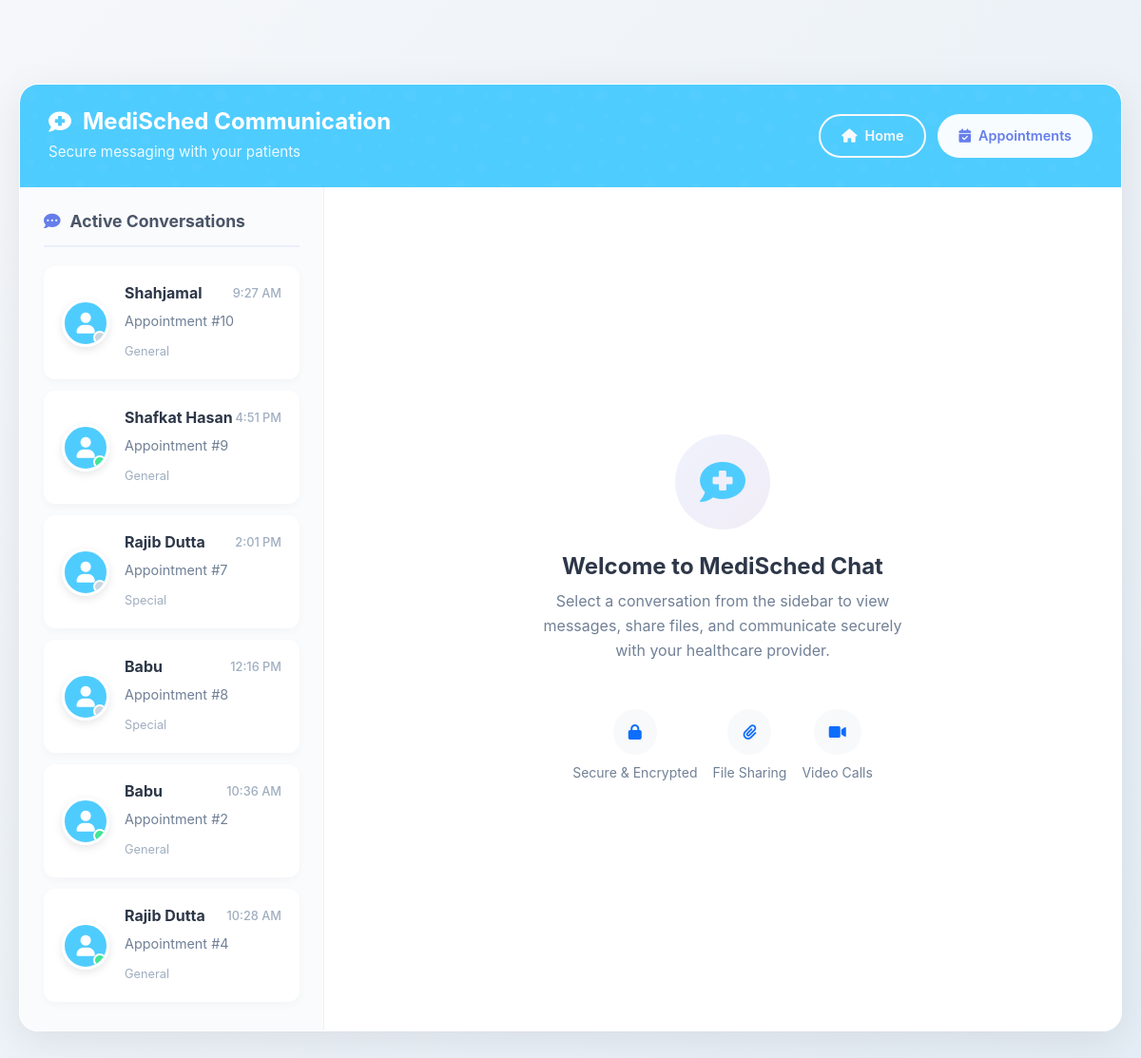
Before: /communication/ (signed in) with the older database file.
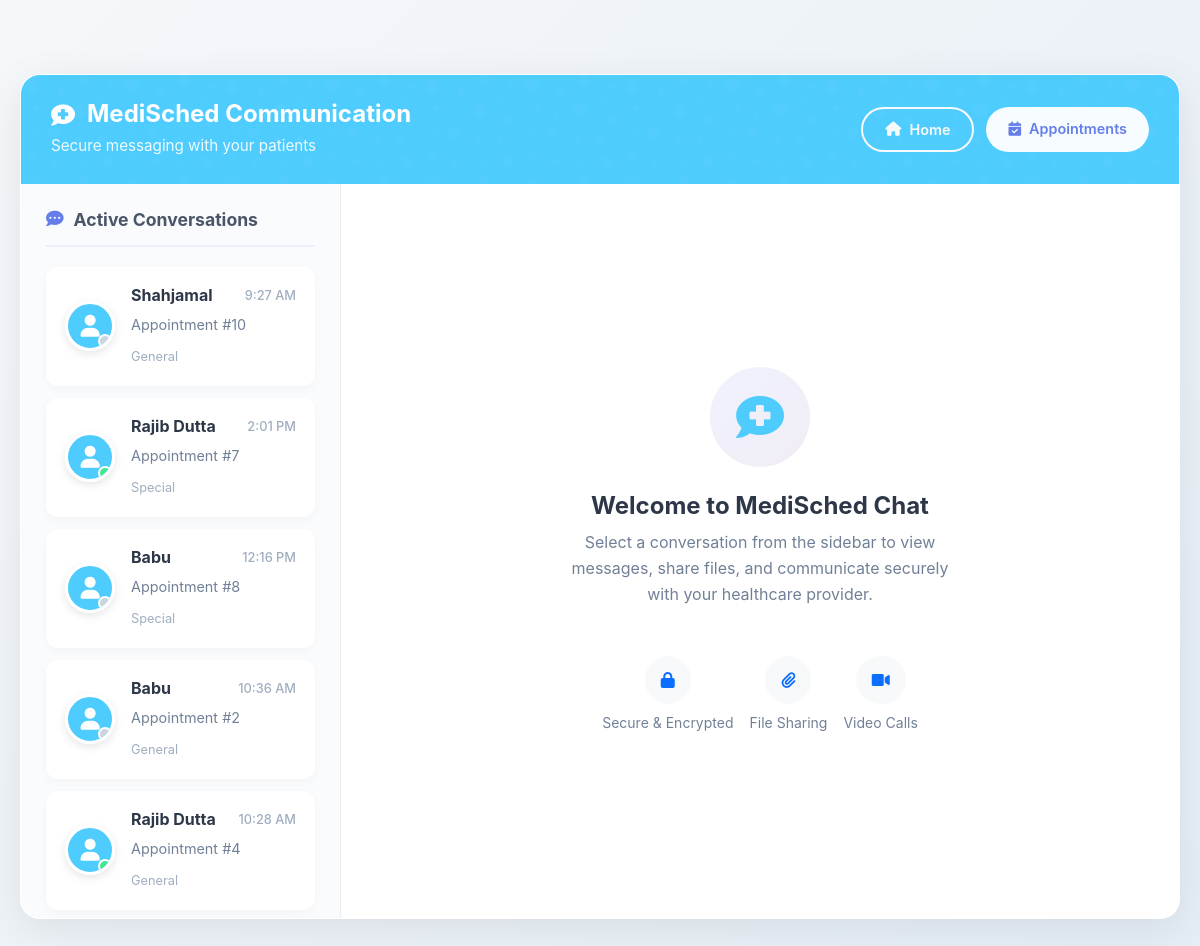
After: the same page with the newer database file.
### communication/models.py (models this page shows, shortened)
class Conversation(models.Model):
    appointment = models.OneToOneField(Appointment, on_delete=models.CASCADE, related_name='conversation')
    patient = models.ForeignKey(settings.AUTH_USER_MODEL, on_delete=models.CASCADE, related_name='patient_conversations')
    doctor = models.ForeignKey(Doctor, on_delete=models.CASCADE, related_name='doctor_conversations')
    is_active = models.BooleanField(default=True)
    created_at = models.DateTimeField(auto_now_add=True)
    updated_at = models.DateTimeField(auto_now=True)
    class Meta:
        ordering = ['-updated_at']

### users/models.py (models this page shows, shortened)
class CustomUser(AbstractUser):
    ROLE_PATIENT = 'patient'
    ROLE_DOCTOR = 'doctor'
    ROLE_CHOICES = [
        (ROLE_PATIENT, 'Patient'),
        (ROLE_DOCTOR, 'Doctor'),
    ]
    role = models.CharField(max_length=10, choices=ROLE_CHOICES, default=ROLE_PATIENT)
    phone = models.CharField(max_length=20, blank=True)
    location = models.CharField(max_length=150, blank=True)
    def is_doctor(self):
        return self.role == self.ROLE_DOCTOR

### appointment/models.py (models this page shows, shortened)
class Appointment(models.Model):
    APPOINTMENT_STATUS = (
        ('pending', 'Pending'),
        ('confirmed', 'Confirmed'),
        ('completed', 'Completed'),
        ('cancelled', 'Cancelled'),
    )
    PAYMENT_STATUS = (
        ('pending', 'Pending'),
        ('paid', 'Paid'),
        ('failed', 'Failed'),
        ('refunded', 'Refunded'),
    )
    PAYMENT_METHODS = (
        ('bkash', 'bKash'),
        ('nagad', 'Nagad'),
        ('card', 'Card'),
        ('mobile_banking', 'Mobile Banking'),
    )
    CONSULTATION_TYPES = (
        ('instant', 'Instant Video Consultation'),
        ('scheduled', 'Scheduled Appointment'),
    )
    patient = models.ForeignKey(settings.AUTH_USER_MODEL, on_delete=models.CASCADE, related_name='appointments')
    doctor = models.ForeignKey(Doctor, on_delete=models.CASCADE, related_name='appointments')
    patient_phone = models.CharField(max_length=15)
    patient_name = models.CharField(max_length=100, blank=True)
    patient_age = models.PositiveIntegerField(null=True, blank=True)
    patient_gender = models.CharField(max_length=10, choices=[('male', 'Male'), ('female', 'Female'), ('other', 'Other')], blank=True)
    appointment_type = models.CharField(max_length=20, choices=CONSULTATION_TYPES, default='scheduled')
    consultation_type = models.CharField(max_length=20, choices=[('general', 'General'), ('special', 'Special')])
    appointment_date = models.DateTimeField(null=True, blank=True)
    preferred_time = models.CharField(max_length=50, blank=True)
    completed_at = models.DateTimeField(null=True, blank=True, verbose_name='Marked as completed on')
    completed_by_doctor = models.BooleanField(default=False, verbose_name='Marked as completed by doctor')
    cancellation_reason = models.TextField(blank=True, verbose_name='Reason for cancellation')
    cancelled_at = models.DateTimeField(null=True, blank=True)
    actual_start_time = models.DateTimeField(null=True, blank=True, verbose_name='Actual consultation start time')
    actual_end_time = models.DateTimeField(null=True, blank=True, verbose_name='Actual consultation end time')
    consultation_duration = models.PositiveIntegerField(default=0, verbose_name='Consultation duration (minutes)')
    doctor_notes = models.TextField(blank=True, verbose_name='Doctor notes after consultation')
    follow_up_required = models.BooleanField(default=False)
    follow_up_date = models.DateTimeField(null=True, blank=True)
    follow_up_notes = models.TextField(blank=True)
    consultation_fee = models.DecimalField(max_digits=10, decimal_places=2, default=0)
    vat_amount = models.DecimalField(max_digits=10, decimal_places=2, default=0)
    platform_fee = models.DecimalField(max_digits=10, decimal_places=2, default=29.00)
    total_amount = models.DecimalField(max_digits=10, decimal_places=2, default=0)
    payment_method = models.CharField(max_length=20, choices=PAYMENT_METHODS, blank=True, null=True)
    payment_status = models.CharField(max_length=20, choices=PAYMENT_STATUS, default='pending')
    transaction_id = models.CharField(max_length=100, blank=True, unique=True)  # Make unique
    status = models.CharField(max_length=20, choices=APPOINTMENT_STATUS, default='pending')
    symptoms = models.TextField(blank=True)
    previous_prescriptions = models.FileField(upload_to='prescriptions/', blank=True, null=True)
    patient_test_reports = models.FileField(upload_to='test_reports/', blank=True, null=True, verbose_name='Test Reports')
    created_at = models.DateTimeField(auto_now_add=True)
    updated_at = models.DateTimeField(auto_now=True)

### communication/views.py (the view)
# urls.py: path('', views.chat_home, name='chat_home'),
@login_required
def chat_home(request):
    if request.user.is_doctor():
        conversations = Conversation.objects.filter(
            doctor=request.user.doctor_profile,
            is_active=True
        ).select_related('patient', 'appointment')
    else:
        conversations = Conversation.objects.filter(
            patient=request.user,
            is_active=True
        ).select_related('doctor', 'doctor__user', 'appointment')
    context = {
        'conversations': conversations,
    }
    return render(request, 'communication/chat_home.html', context)

### communication/templates/communication/chat_home.html (shortened to what the changed rows need)
<!DOCTYPE html>
<html lang="en">
<head>
    <link href="https://cdn.jsdelivr.net/npm/bootstrap@5.1.3/dist/css/bootstrap.min.css" rel="stylesheet">
    <link rel="stylesheet" href="https://cdnjs.cloudflare.com/ajax/libs/font-awesome/6.0.0/css/all.min.css">
    <link rel="stylesheet" href="https://cdnjs.cloudflare.com/ajax/libs/animate.css/4.1.1/animate.min.css">
</head>
<body>
    <div id="main-scroll-container">
        <div class="chat-container animate__animated animate__fadeIn">
            <div class="content-row">
                <div class="sidebar active" id="chatSidebar">
                    <div class="sidebar-inner">
                        {% if conversations %}
                            {% for conversation in conversations %}
                            <a href="{% url 'communication:chat_detail' conversation.appointment.id %}"
                               class="text-decoration-none chat-item animate-in" style="animation-delay: {{ forloop.counter0|divisibleby:2 }}.1s">
                                <div class="d-flex align-items-center">
                                    <div class="chat-avatar me-3 {% if user.role == 'doctor' %}patient-avatar{% else %}doctor-avatar{% endif %}">
                                        {% if user.role == 'doctor' %}
                                            {% if conversation.patient.profile_image %}
                                                <img src="{{ conversation.patient.profile_image.url }}" alt="{{ conversation.patient.username }}">
                                            {% else %}
                                                <i class="fas fa-user"></i>
                                            {% endif %}
                                        {% endif %}
                                        <div class="status-indicator status-online"></div>
                                    </div>
                                    <div class="chat-info flex-grow-1">
                                        <div class="d-flex justify-content-between align-items-start">
                                            <h6>
                                                {% if user.role == 'doctor' %}
                                                    {{ conversation.patient.get_full_name|default:conversation.patient.username }}
                                                {% else %}
                                                    Dr. {{ conversation.doctor.user.get_full_name|default:conversation.doctor.user.username }}
                                                {% endif %}
                                            </h6>
                                            <div class="chat-time">
                                                {{ conversation.updated_at|date:"g:i A" }}
                                            </div>
                                        </div>
                                        <p class="mb-0">
                                            Appointment #{{ conversation.appointment.id }}
                                        </p>
                                        <div class="chat-meta">
                                            <p class="mb-0 small">
                                                {{ conversation.appointment.get_consultation_type_display }}
                                            </p>
                                        </div>
                                    </div>
                                </div>
                            </a>
                            {% endfor %}
                        {% endif %}
                    </div>
                </div>
            </div>
        </div>
    </div>
</body>
</html>

Changed rows visible on the page:
removed Conversation: patient.get_full_name "Shafkat Hasan", updated_at "4:51 PM", appointment.id "9", appointment.consultation_type "General"
